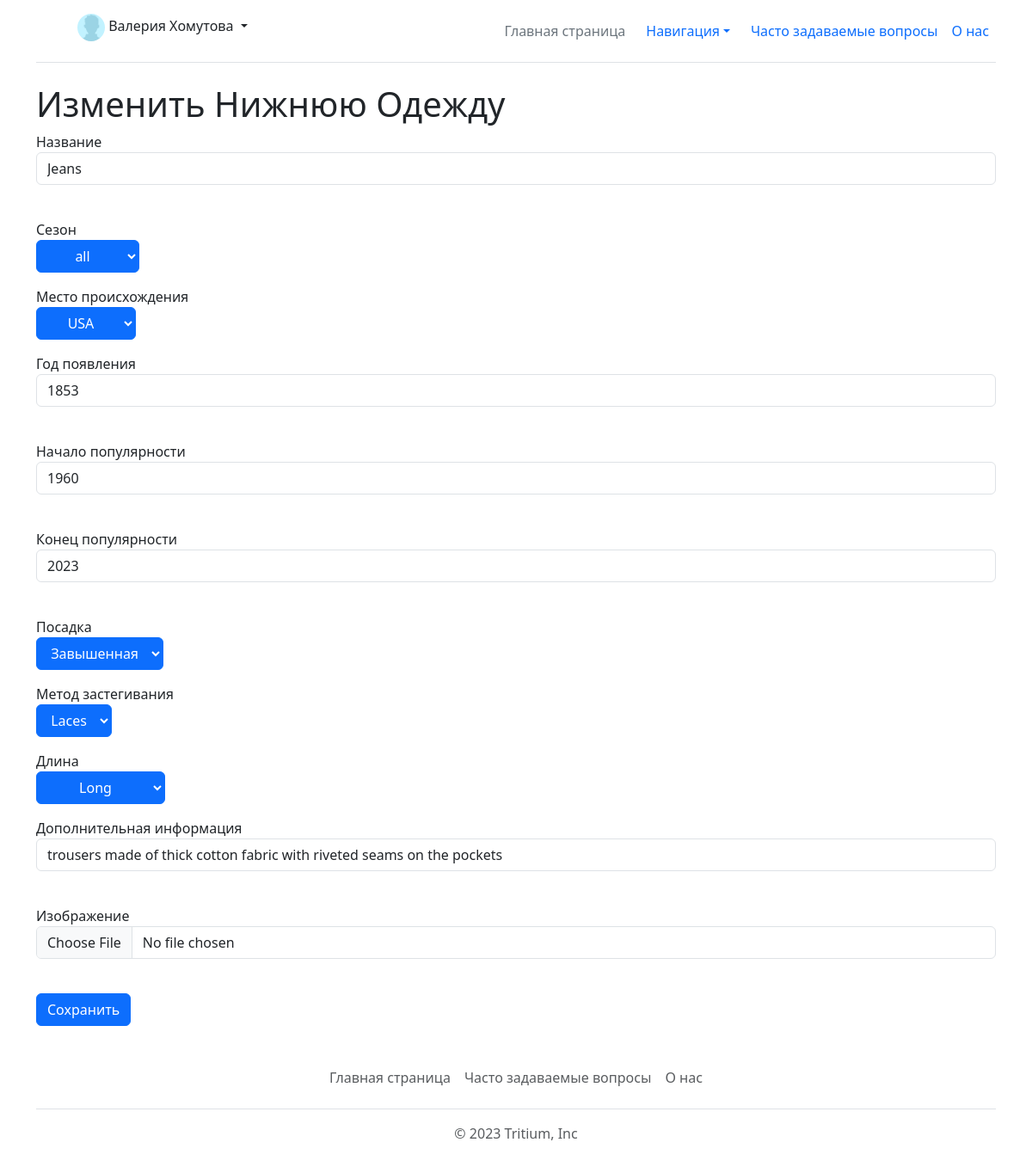
The page /clothes/edit/Lower_body/1 (signed in) on the database its author committed.
### data/models/user.py (models this page shows, shortened)
class User(SqlAlchemyBase, UserMixin, SerializerMixin):
    __tablename__ = 'users'
    id = sqlalchemy.Column(sqlalchemy.Integer,
                           primary_key=True, autoincrement=True)
    name = sqlalchemy.Column(sqlalchemy.String, nullable=True)
    email = sqlalchemy.Column(sqlalchemy.String, unique=True, nullable=False)
    hashed_password = sqlalchemy.Column(sqlalchemy.String, nullable=False)
    access = sqlalchemy.Column(sqlalchemy.Integer, nullable=True, default=1)
    deleted = sqlalchemy.Column(sqlalchemy.Boolean, default=0)

### data/models/main_tables.py (models this page shows)
class LowerBody(SqlAlchemyBase, SerializerMixin):
    __tablename__ = 'Lower_body'
    id = sqlalchemy.Column(sqlalchemy.Integer,
                           primary_key=True, autoincrement=True)
    name = sqlalchemy.Column(sqlalchemy.String, nullable=True)
    season = sqlalchemy.Column(sqlalchemy.Integer, sqlalchemy.ForeignKey("Seasons.id"), nullable=True)
    origin = sqlalchemy.Column(sqlalchemy.Integer, sqlalchemy.ForeignKey("Countries.id"), nullable=True)
    appearance_year = sqlalchemy.Column(sqlalchemy.Integer, nullable=True)
    popularity_start = sqlalchemy.Column(sqlalchemy.Integer, nullable=True)
    popularity_end = sqlalchemy.Column(sqlalchemy.Integer, nullable=True)
    fit = sqlalchemy.Column(sqlalchemy.Integer, sqlalchemy.ForeignKey("Fits.id"), nullable=True)
    clasp = sqlalchemy.Column(sqlalchemy.Integer, sqlalchemy.ForeignKey("Clasps.id"), nullable=True)
    length = sqlalchemy.Column(sqlalchemy.Integer, sqlalchemy.ForeignKey("Trouser_lengths.id"), nullable=True)
    features = sqlalchemy.Column(sqlalchemy.String, nullable=True)
    picture = sqlalchemy.Column(sqlalchemy.String, nullable=True)
    deleted = sqlalchemy.Column(sqlalchemy.Integer, nullable=True, default=0)

### main.py (the view, shortened to what this page needs)
@app.route("/clothes/edit/Lower_body/<int:id_>", methods=['GET', 'POST'])
@login_required
def lower_body_edit(id_):
    db_sess = db_session.create_session()
    if current_user.access < 2:
        abort(403)
    old_obj = db_sess.get(LowerBody, id_)
    if not old_obj:
        abort(404)
    form = LowerBodyForm()
    old = {"name": old_obj.name,
           "appearance_year": old_obj.appearance_year,
           "popularity_start": old_obj.popularity_start,
           "popularity_end": old_obj.popularity_end,
           "season": db_sess.get(Seasons, old_obj.season).name if db_sess.get(Seasons, old_obj.season) else "",
           "origin": db_sess.get(Countries, old_obj.origin).name if db_sess.get(Countries, old_obj.origin) else "",
           "length": (db_sess.get(TrouserLengths, old_obj.length).name if
                      db_sess.get(TrouserLengths, old_obj.length) else ""),
           "clasp": db_sess.get(Clasps, old_obj.clasp).name if db_sess.get(Clasps, old_obj.clasp) else "",
           "fit": db_sess.get(Fits, old_obj.fit).name if db_sess.get(Fits, old_obj.fit) else "",
           "features": old_obj.features}
    seasons_opt = [i.name for i in db_sess.query(Seasons).filter(Seasons.deleted == 0).all()]
    origin_opt = [i.name for i in db_sess.query(Countries).filter(Countries.deleted == 0).all()]
    clasp_opt = [i.name for i in db_sess.query(Clasps).filter(Clasps.deleted == 0).all()]
    fit_opt = [i.name for i in db_sess.query(Fits).filter(Fits.deleted == 0).all()]
    length_opt = [i.name for i in db_sess.query(TrouserLengths).filter(TrouserLengths.deleted == 0).all()]
    form.season.choices = seasons_opt
    form.origin.choices = origin_opt
    form.clasp.choices = clasp_opt
    form.fit.choices = fit_opt
    form.length.choices = length_opt
    form.name.default = old["name"]
    form.appearance_year.default = old["appearance_year"]
    form.popularity_start.default = old["popularity_start"]
    form.popularity_end.default = old["popularity_end"]
    form.popularity_end.default = old["popularity_end"]
    form.features.default = old["features"]
    form.season.default = old["season"]
    form.fit.default = old["fit"]
    form.length.default = old["length"]
    form.clasp.default = old["clasp"]
    form.process()
    return render_template("lower_body_add.html", form=form, title="Изменить Нижнюю Одежду", old=old)

### data/forms/clothes_forms.py
class LowerBodyForm(FlaskForm):
    name = StringField("Название")
    season = SelectField("Сезон")
    origin = SelectField("Место происхождения")
    appearance_year = IntegerField("Год появления")
    popularity_start = IntegerField("Начало популярности")
    popularity_end = IntegerField("Конец популярности")
    fit = SelectField("Посадка")
    clasp = SelectField("Метод застегивания")
    length = SelectField("Длина")
    features = StringField("Дополнительная информация")
    picture = FileField("Изображение")
    submit = SubmitField('Сохранить')

### data/models/db_session.py (called while the page is built)
def create_session() -> Session:
    global __factory
    return __factory()

### main.py (called while the page is built)
@login_manager.user_loader
def load_user(user_id):
    db_sess = db_session.create_session()
    return db_sess.query(User).get(user_id)

### templates/lower_body_add.html (shortened to what this page needs)
{% extends "base.html" %}
{% block content %}
<h1>{{ title }}</h1>
<form action="" method="post" novalidate enctype="multipart/form-data">
    <p>
        {{ form.name.label }}<br>
        {{ form.name(class="form-control") }}<br>
    </p>
    <p>
        {{ form.season.label }}<br>
        {{ form.season(class="btn btn-primary dropdown-toggle") }}<br>
    </p>
    <p>
        {{ form.origin.label }}<br>
        {{ form.origin(class="btn btn-primary dropdown-toggle") }}<br>
    </p>
    <p>
        {{ form.appearance_year.label }}<br>
        {{ form.appearance_year(class="form-control") }}<br>
    </p>
    <p>
        {{ form.popularity_start.label }}<br>
        {{ form.popularity_start(class="form-control") }}<br>
    </p>
    <p>
        {{ form.popularity_end.label }}<br>
        {{ form.popularity_end(class="form-control") }}<br>
    </p>
    <p>
        {{ form.fit.label }}<br>
        {{ form.fit(class="btn btn-primary dropdown-toggle") }}<br>
    </p>
    <p>
        {{ form.clasp.label }}<br>
        {{ form.clasp(class="btn btn-primary dropdown-toggle") }}<br>
    </p>
    <p>
        {{ form.length.label }}<br>
        {{ form.length(class="btn btn-primary dropdown-toggle") }}<br>
    </p>
    <p>
        {{ form.features.label }}<br>
        {{ form.features(class="form-control") }}<br>
    </p>
    <p>
        {{ form.picture.label }}<br>
        {{ form.picture(class="form-control") }}<br>
    </p>
    <p>{{ form.submit(type="submit", class="btn btn-primary") }}</p>
</form>
{% endblock %}

### templates/base.html (shortened to what this page needs)
<!DOCTYPE html>
<html lang="en">
<head>
    <link href="https://cdn.jsdelivr.net/npm/bootstrap@5.3.0-alpha3/dist/css/bootstrap.min.css" rel="stylesheet"
>
</head>
<body>
<div class="container">
    <header class="d-flex flex-wrap align-items-center justify-content-center justify-content-md-between py-3 mb-4 border-bottom">
        <div class="col-md-3 mb-2 mb-md-0">
            <a href="/" class="d-inline-flex link-body-emphasis text-decoration-none">
                <svg class="bi" width="40" height="32" role="img" aria-label="Bootstrap">
                    <use xlink:href="#bootstrap"></use>
                </svg>
            </a>
        </div>
        <ul class="nav col-12 col-md-auto mb-2 justify-content-center mb-md-0">
            {% if current_user.is_authenticated %}
            <div style="position:absolute;left:90px" class="flex-shrink-0 dropdown">
                <a class="d-block link-dark text-decoration-none dropdown-toggle" data-bs-toggle="dropdown"
                   aria-expanded="false">
                    <img src="/static/img/pfp/base_png.jpg" alt="mdo" width="32" height="32" class="rounded-circle"> {{ current_user.name }}
                </a>
            </div>
            {%endif %}
            <li><a href="/main" class="nav-link px-2 link-secondary">Главная страница</a></li>
            <li class="nav-item dropdown">
                <nav class="">
                    <a class="nav-link dropdown-toggle" href="#" data-bs-toggle="dropdown" aria-expanded="false">Навигация</a>
                </nav>
            </li>
            <li><a href="/faq" class="nav-link px-2">Часто задаваемые вопросы</a></li>
            <li><a href="#" class="nav-link px-2">О нас</a></li>
        </ul>
    </header>
</div>
<main role="main" class="container">
{% block content %}{% endblock %}
</main>
<div class="container">
    <footer class="py-3 my-4">
        <ul class="nav justify-content-center border-bottom pb-3 mb-3">
            <li class="nav-item"><a href="/main" class="nav-link px-2 text-body-secondary">Главная страница</a></li>
            <li class="nav-item"><a href="/faq" class="nav-link px-2 text-body-secondary">Часто задаваемые вопросы</a></li>
            <li class="nav-item"><a href="#" class="nav-link px-2 text-body-secondary">О нас</a></li>
        </ul>
        <p class="text-center text-body-secondary">© 2023 Tritium, Inc</p>
    </footer>
</div>
</body>
</html>

### rows shown on the page
User: name "Валерия Хомутова"
LowerBody: name "Jeans", season "all", origin "USA", appearance_year "1853", popularity_start "1960", popularity_end "2023", fit "Завышенная", clasp "Laces", length "Long", features "trousers made of thick cotton fabric with riveted seams on the pockets"

### other values the page prints
{{ title }} "Изменить Нижнюю Одежду"
